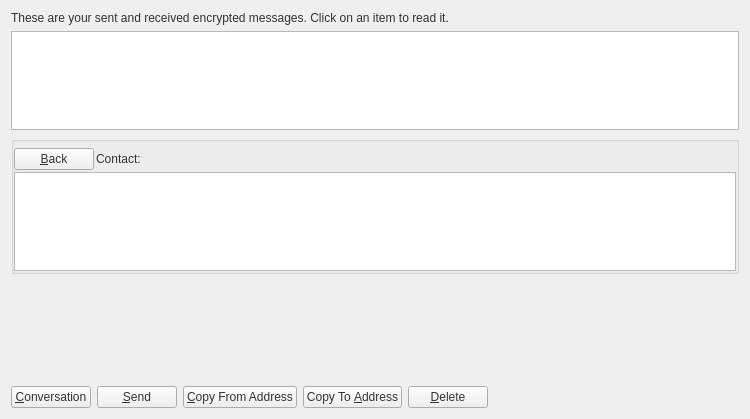
<?xml version="1.0" encoding="UTF-8"?>
<ui version="4.0">
 <class>MessagePage</class>
 <widget class="QWidget" name="MessagePage">
  <property name="geometry">
   <rect>
    <x>0</x>
    <y>0</y>
    <width>750</width>
    <height>419</height>
   </rect>
  </property>
  <property name="windowTitle">
   <string>Address Book</string>
  </property>
  <property name="styleSheet">
   <string notr="true">color: rgb(51, 51, 51);</string>
  </property>
  <layout class="QVBoxLayout" name="verticalLayout_2">
   <item>
    <widget class="QLabel" name="labelExplanation">
     <property name="text">
      <string>These are your sent and received encrypted messages. Click on an item to read it.</string>
     </property>
     <property name="textFormat">
      <enum>Qt::PlainText</enum>
     </property>
     <property name="wordWrap">
      <bool>true</bool>
     </property>
    </widget>
   </item>
   <item>
    <widget class="QTableView" name="tableView">
     <property name="contextMenuPolicy">
      <enum>Qt::CustomContextMenu</enum>
     </property>
     <property name="toolTip">
      <string>Click on a message to view it</string>
     </property>
     <property name="tabKeyNavigation">
      <bool>false</bool>
     </property>
     <property name="alternatingRowColors">
      <bool>true</bool>
     </property>
     <property name="selectionMode">
      <enum>QAbstractItemView::SingleSelection</enum>
     </property>
     <property name="selectionBehavior">
      <enum>QAbstractItemView::SelectRows</enum>
     </property>
     <property name="sortingEnabled">
      <bool>true</bool>
     </property>
     <attribute name="verticalHeaderVisible">
      <bool>false</bool>
     </attribute>
    </widget>
   </item>
   <item>
    <layout class="QVBoxLayout" name="verticalLayout">
     <item>
      <widget class="QGroupBox" name="messageDetails">
       <property name="title">
        <string/>
       </property>
       <layout class="QVBoxLayout" name="verticalLayout_4">
        <property name="spacing">
         <number>2</number>
        </property>
        <property name="leftMargin">
         <number>0</number>
        </property>
        <property name="topMargin">
         <number>6</number>
        </property>
        <property name="rightMargin">
         <number>0</number>
        </property>
        <property name="bottomMargin">
         <number>0</number>
        </property>
        <item>
         <layout class="QHBoxLayout" name="horizontalLayout_3">
          <item>
           <widget class="QPushButton" name="backButton">
            <property name="enabled">
             <bool>true</bool>
            </property>
            <property name="text">
             <string>&amp;Back</string>
            </property>
            <property name="icon">
             <iconset resource="../bitcoin.qrc">
              <normaloff>:/icons/quit</normaloff>:/icons/quit</iconset>
            </property>
           </widget>
          </item>
          <item>
           <widget class="QLabel" name="labelContact">
            <property name="text">
             <string>Contact:</string>
            </property>
           </widget>
          </item>
          <item>
           <widget class="QLabel" name="contactLabel">
            <property name="text">
             <string/>
            </property>
           </widget>
          </item>
          <item>
           <spacer name="horizontalSpacer_3">
            <property name="orientation">
             <enum>Qt::Horizontal</enum>
            </property>
            <property name="sizeHint" stdset="0">
             <size>
              <width>40</width>
              <height>20</height>
             </size>
            </property>
           </spacer>
          </item>
         </layout>
        </item>
        <item>
         <widget class="QListView" name="listConversation">
          <property name="styleSheet">
           <string notr="true">#listConversation { color: #000000; }</string>
          </property>
         </widget>
        </item>
        <item>
         <layout class="QVBoxLayout" name="verticalLayout_3"/>
        </item>
       </layout>
      </widget>
     </item>
     <item>
      <widget class="MRichTextEdit" name="messageEdit" native="true">
       <property name="minimumSize">
        <size>
         <width>0</width>
         <height>100</height>
        </size>
       </property>
      </widget>
     </item>
     <item>
      <layout class="QHBoxLayout" name="horizontalLayout">
       <item>
        <widget class="QPushButton" name="newButton">
         <property name="text">
          <string>&amp;Conversation</string>
         </property>
         <property name="icon">
          <iconset resource="../bitcoin.qrc">
           <normaloff>:/icons/add</normaloff>:/icons/add</iconset>
         </property>
        </widget>
       </item>
       <item>
        <widget class="QPushButton" name="sendButton">
         <property name="toolTip">
          <string>Sign a message to prove you own a FlavorXL address</string>
         </property>
         <property name="text">
          <string>&amp;Send</string>
         </property>
         <property name="icon">
          <iconset resource="../bitcoin.qrc">
           <normaloff>:/icons/send</normaloff>:/icons/send</iconset>
         </property>
        </widget>
       </item>
       <item>
        <widget class="QPushButton" name="copyFromAddressButton">
         <property name="toolTip">
          <string>Copy the currently selected address to the system clipboard</string>
         </property>
         <property name="text">
          <string>&amp;Copy From Address</string>
         </property>
         <property name="icon">
          <iconset resource="../bitcoin.qrc">
           <normaloff>:/icons/editcopy</normaloff>:/icons/editcopy</iconset>
         </property>
        </widget>
       </item>
       <item>
        <widget class="QPushButton" name="copyToAddressButton">
         <property name="toolTip">
          <string>Copy the currently selected address to the system clipboard</string>
         </property>
         <property name="text">
          <string>Copy To &amp;Address</string>
         </property>
         <property name="icon">
          <iconset resource="../bitcoin.qrc">
           <normaloff>:/icons/editcopy</normaloff>:/icons/editcopy</iconset>
         </property>
        </widget>
       </item>
       <item>
        <widget class="QPushButton" name="deleteButton">
         <property name="toolTip">
          <string>Delete the currently selected address from the list</string>
         </property>
         <property name="text">
          <string>&amp;Delete</string>
         </property>
         <property name="icon">
          <iconset resource="../bitcoin.qrc">
           <normaloff>:/icons/remove</normaloff>:/icons/remove</iconset>
         </property>
        </widget>
       </item>
       <item>
        <spacer name="horizontalSpacer">
         <property name="orientation">
          <enum>Qt::Horizontal</enum>
         </property>
         <property name="sizeHint" stdset="0">
          <size>
           <width>40</width>
           <height>20</height>
          </size>
         </property>
        </spacer>
       </item>
      </layout>
     </item>
    </layout>
   </item>
  </layout>
 </widget>
 <customwidgets>
  <customwidget>
   <class>MRichTextEdit</class>
   <extends>QWidget</extends>
   <header>mrichtextedit.h</header>
   <container>1</container>
  </customwidget>
 </customwidgets>
 <resources>
  <include location="../bitcoin.qrc"/>
 </resources>
 <connections/>
</ui>
